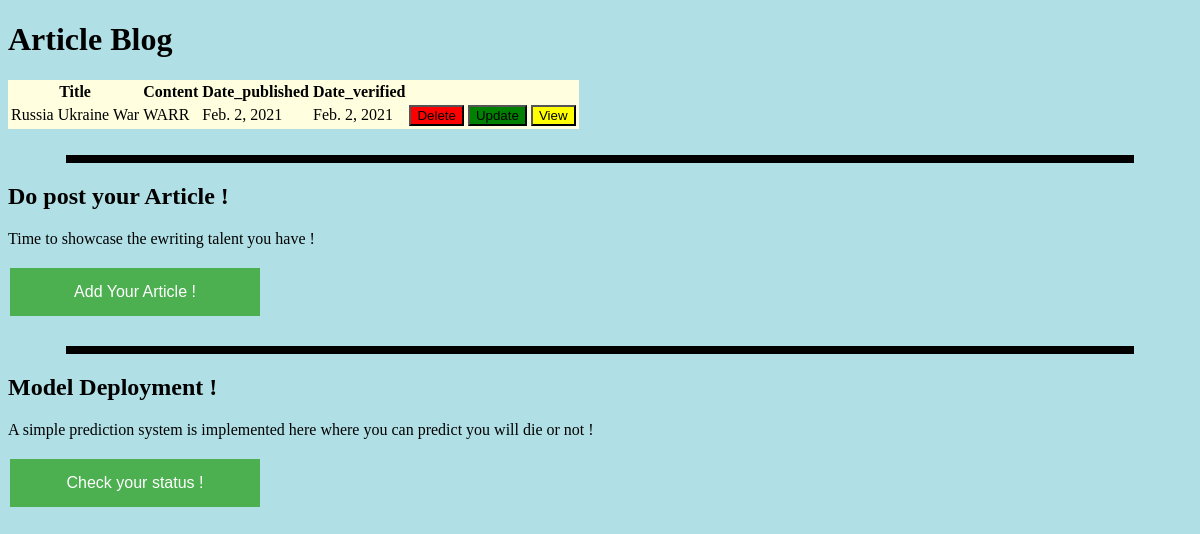
The page /dashboard/ on the database as committed earlier.
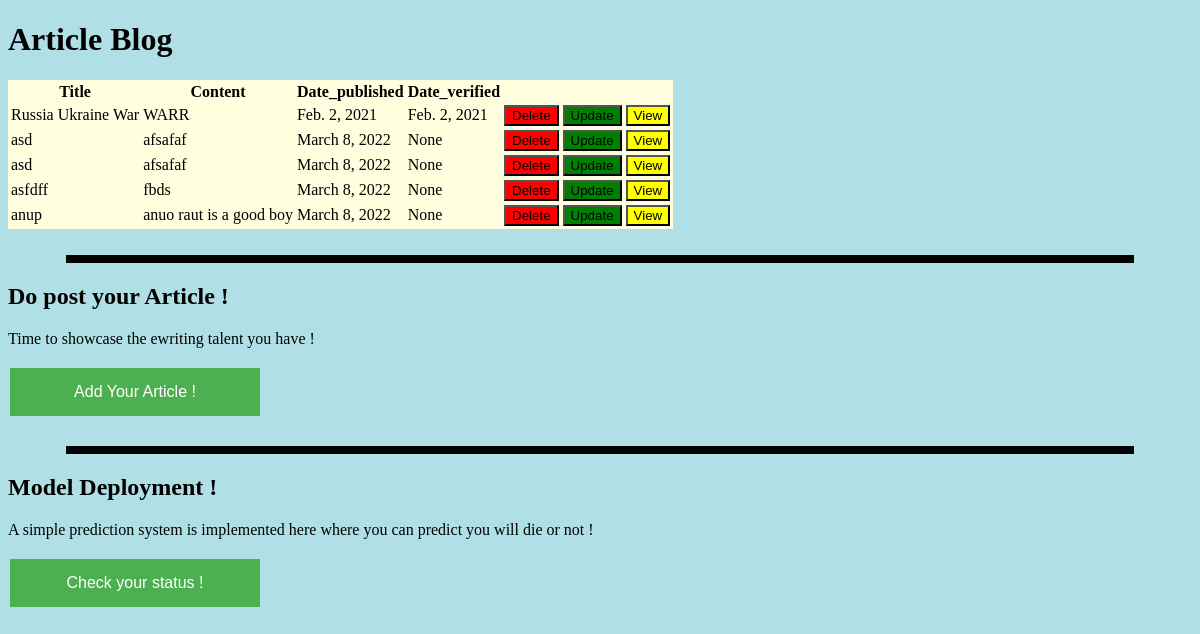
The same page on the database as committed later.
### artical/models.py (models this page shows)
class Article(models.Model):
    title = models.CharField(max_length= 255)
    content = models.CharField(max_length = 1000000)
    date_published = models.DateField()
    date_verified = models.DateField(null = True)

### artical/views.py (the view)
# urls.py: path('dashboard/',views.all_articles,name = 'dashboard'),
def all_articles(request):
    article_list = Article.objects.all()
    return render(request,'article_list.html',context={'article_list':article_list}) #context binds the info of database with html file

### templates/article_list.html (shortened to what this page needs)
<!DOCTYPE html>
<html>
<body style="background-color:powderblue;">
<h1> Article Blog</h1>
<table  style="background-color:#FFFFE0;">
    <tr>
        <th>Title</th>
        <th>Content</th>
        <th>Date_published</th>
        <th>Date_verified</th>
    </tr>
    {% for article in article_list %}
    <tr>
        <td> {{article.title}} </td>
        <td> {{article.content}} </td>
        <td> {{article.date_published}} </td>
        <td> {{article.date_verified}} </td>
        <td> <a href = "{% url 'delete_detail' id=article.id %}"><button style="background-color:red" class ="btn btn-danger">Delete</button> </a></td>
        <td> <a href="{% url 'update_article' id=article.id %}"><button style="background-color:green " class ="btn btn-danger">Update</button> </a></td>
        <td> <a href = "{% url 'article_detail' id=article.id %}"><button style="background-color:yellow" class ="btn btn-danger">View</button> </a></td>
    </tr>
{% endfor %}
</table>
</body>
<br>
<hr size="8" width="90%" color="black">
<head>
    </head>
    <body>
    <h2>Do post your Article !</h2>
    <p>Time to showcase the ewriting talent you have ! </p>
    <a href ="{% url 'add_article' %}" ><button class="button button1">Add Your Article !</button><br> </a>
    </body>
<br>
<hr size="8" width="90%" color="black">
<head>
        </head>
        <body>
        <h2>Model Deployment !</h2>
        <p>A simple prediction system is implemented here where you can predict you will die or not  ! </p>
        <a href ="{% url 'add_article' %}" ><button class="button button1">Check your status !</button><br> </a>
        </body>
</html>

Rows that differ between the two databases and show on the page:
added Article: title "asd", content "afsafaf", date_published "March 8, 2022", date_verified "None"
added Article: title "asd", content "afsafaf", date_published "March 8, 2022", date_verified "None"
added Article: title "asfdff", content "fbds", date_published "March 8, 2022", date_verified "None"
added Article: title "anup", content "anuo raut is a good boy", date_published "March 8, 2022", date_verified "None"
